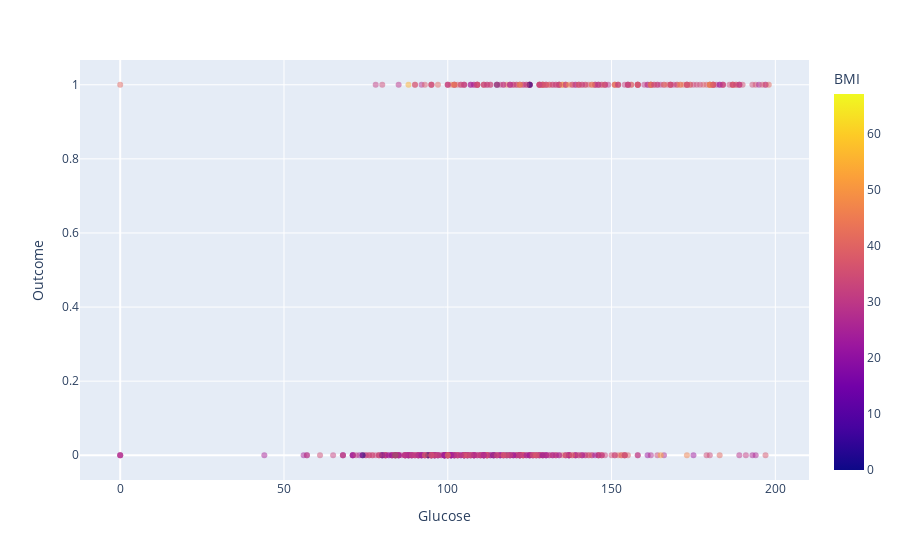

Here is the notebook cell this chart was saved with:
### Code cell
train,test=train_test_split(df,shuffle=True,test_size=0.2,random_state=33) #ділення дтасету
# Split the dataset into training and test sets
fig = px.scatter(train, 
          x = 'Glucose',
          y = 'Outcome',
          color='BMI',
          opacity = 0.5)
fig.show()

### Figure 1 — Plotly figure (JSON) as saved in the notebook; plotly's stock layout.template omitted (floating-point values rounded to 4 significant figures; data arrays with more than 128 entries replaced by an {"elided": "..."} marker saying what was removed)
{"data": [{"hovertemplate": "Glucose=%{x}<br>Outcome=%{y}<br>BMI=%{marker.color}<extra></extra>", "legendgroup": "", "marker": {"color": {"elided": "614 float values"}, "coloraxis": "coloraxis", "opacity": 0.5, "symbol": "circle"}, "mode": "markers", "name": "", "orientation": "v", "showlegend": false, "type": "scatter", "x": {"elided": "614 int values"}, "xaxis": "x", "y": {"elided": "614 int values"}, "yaxis": "y"}], "layout": {"coloraxis": {"colorbar": {"title": {"text": "BMI"}}, "colorscale": [[0, "#0d0887"], [0.1111, "#46039f"], [0.2222, "#7201a8"], [0.3333, "#9c179e"], [0.4444, "#bd3786"], [0.5556, "#d8576b"], [0.6667, "#ed7953"], [0.7778, "#fb9f3a"], [0.8889, "#fdca26"], [1, "#f0f921"]]}, "legend": {"tracegroupgap": 0}, "margin": {"t": 60}, "xaxis": {"anchor": "y", "domain": [0, 1], "title": {"text": "Glucose"}}, "yaxis": {"anchor": "x", "domain": [0, 1], "title": {"text": "Outcome"}}}}
